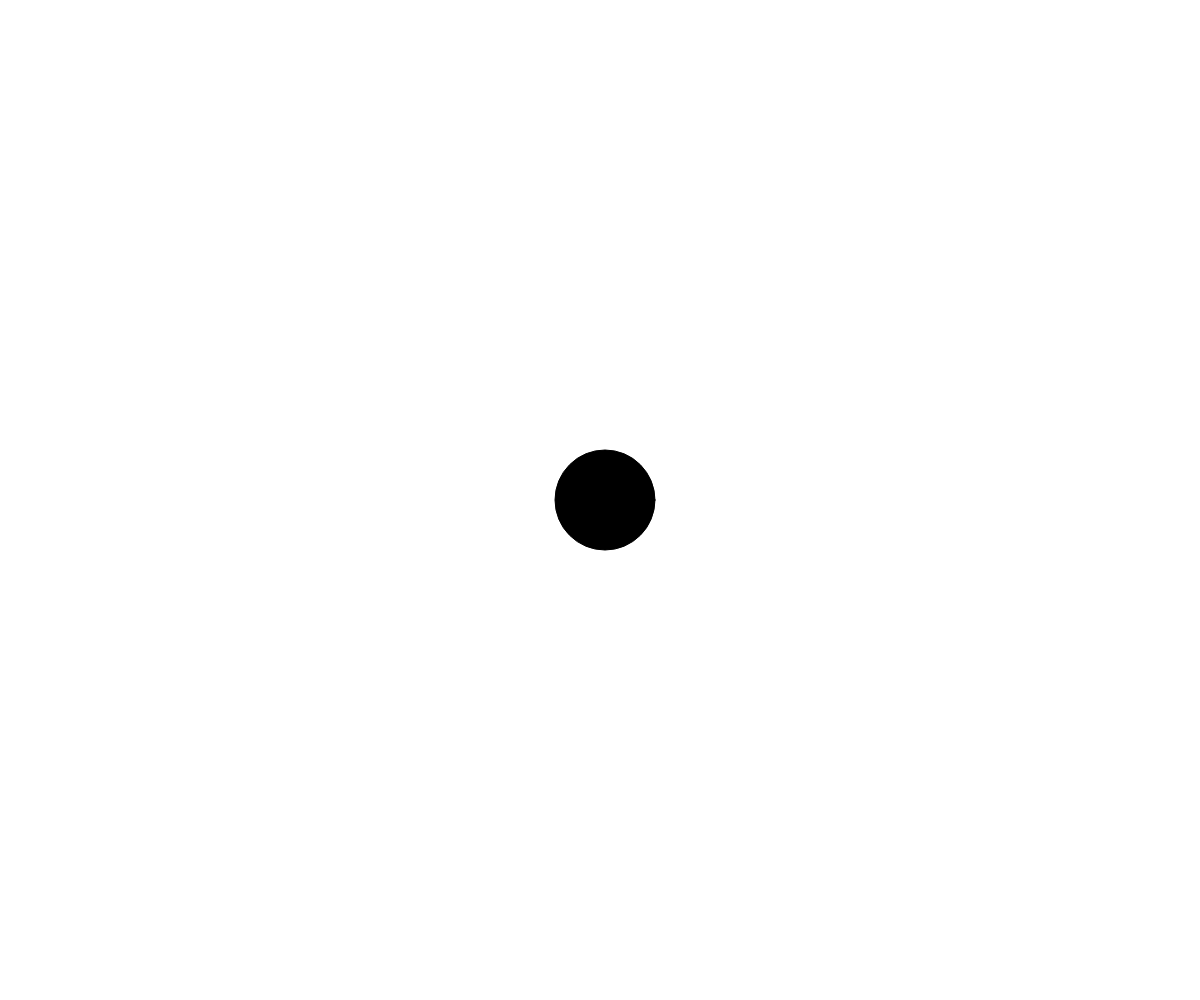
Frame 1 (no input)
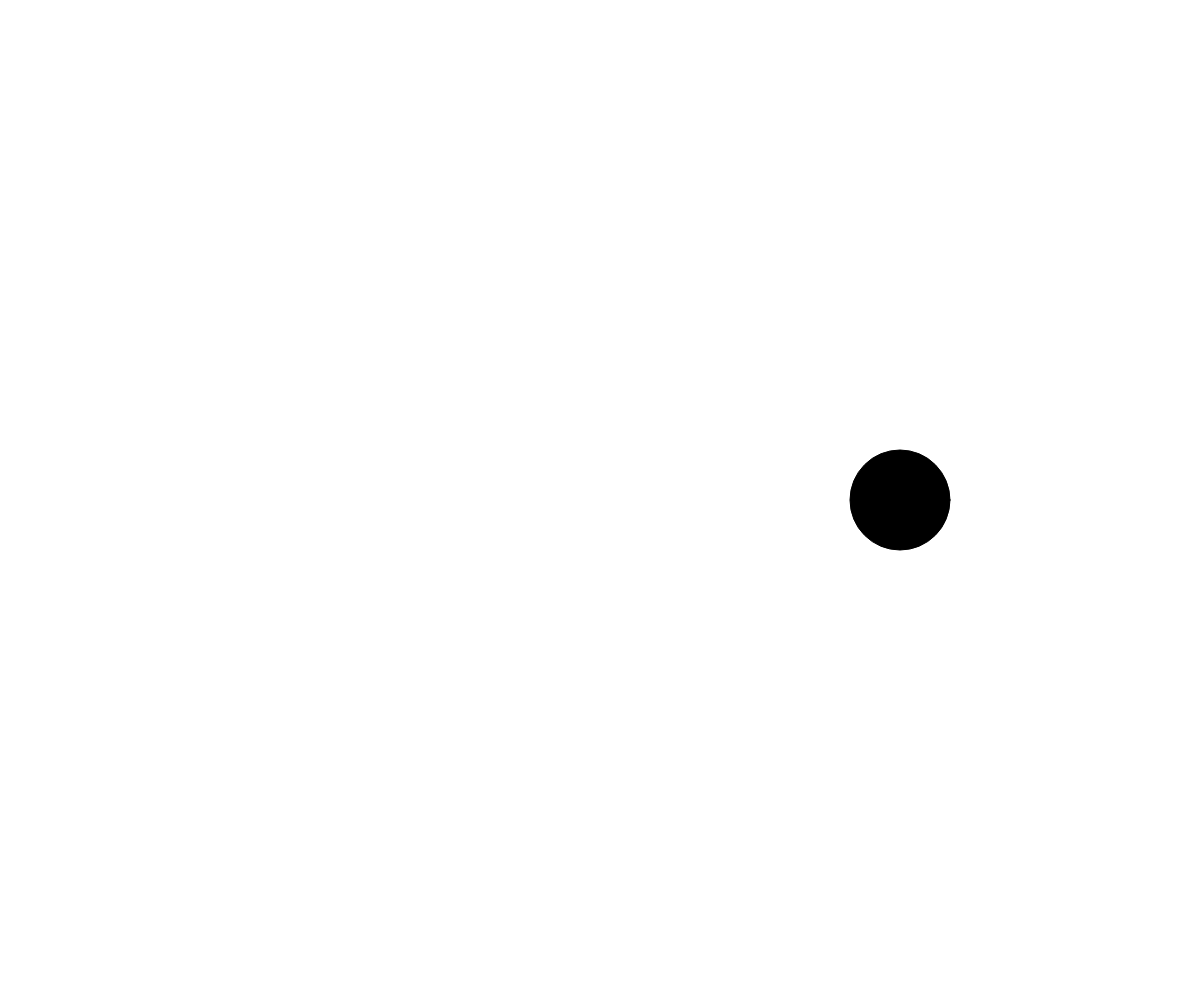
Frame 60 (no input)
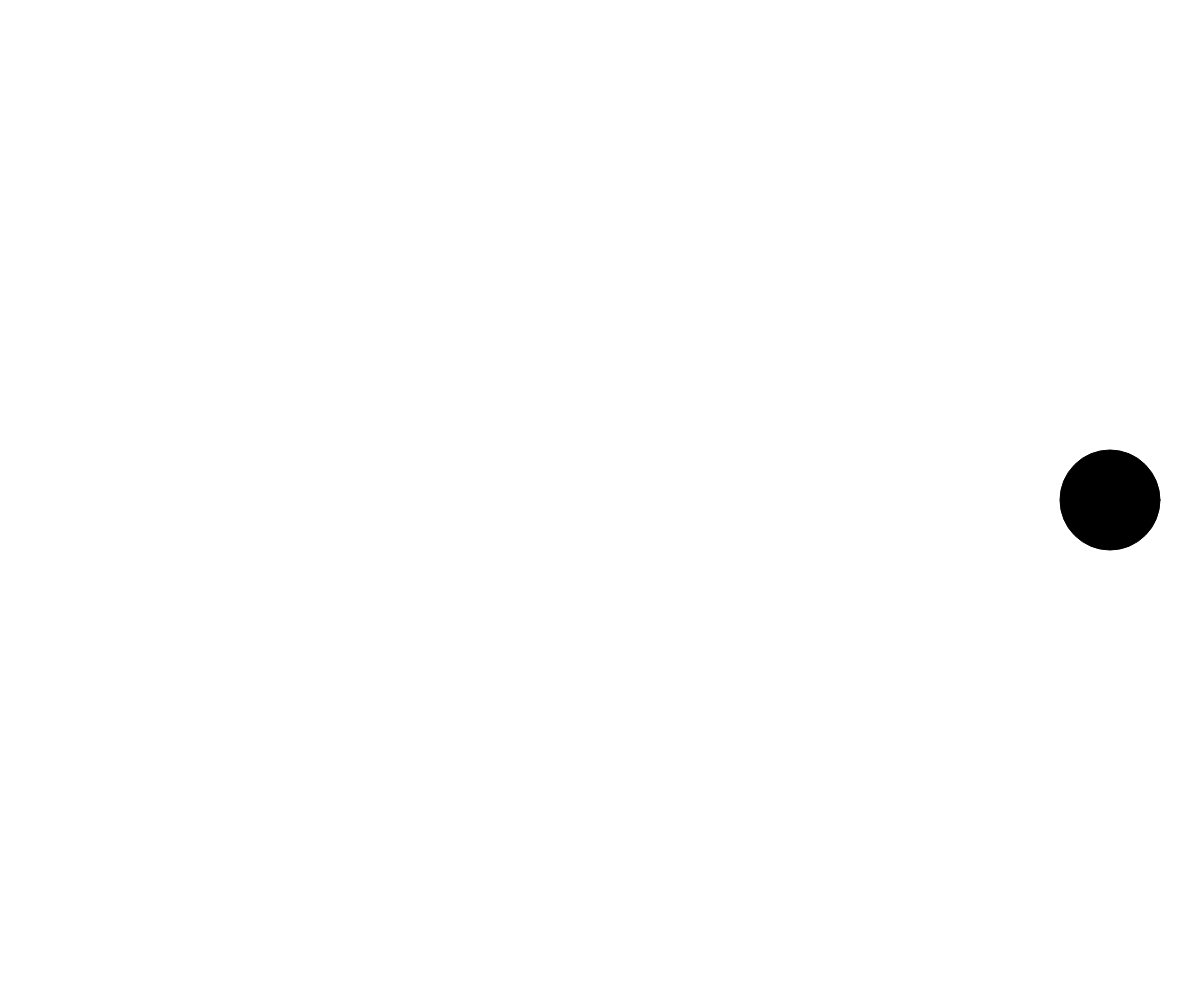
Frame 120 (the mouse pressed at the canvas centre since frame 60)

The p5.js sketch that drew these frames (run headless with seeded random() and noise() and a simulated clock; from frame 60 on, the mouse is pressed at the canvas centre):

// p5.js sketch
// ── sketch.js
let x;
let y;
let radius = 100;
let dx = 5;

function setup(){
  createCanvas(windowWidth, windowHeight);

  x = width/2;
  y = height/2;
}
function draw(){
  background(255);

  x += dx;

  if (x > width - radius/2 || x < 0 + radius/2){
    dx *= -1;
  }

  fill(0);
  circle(x, y, radius);
  } 
function windowResized() {
  setup();
}
